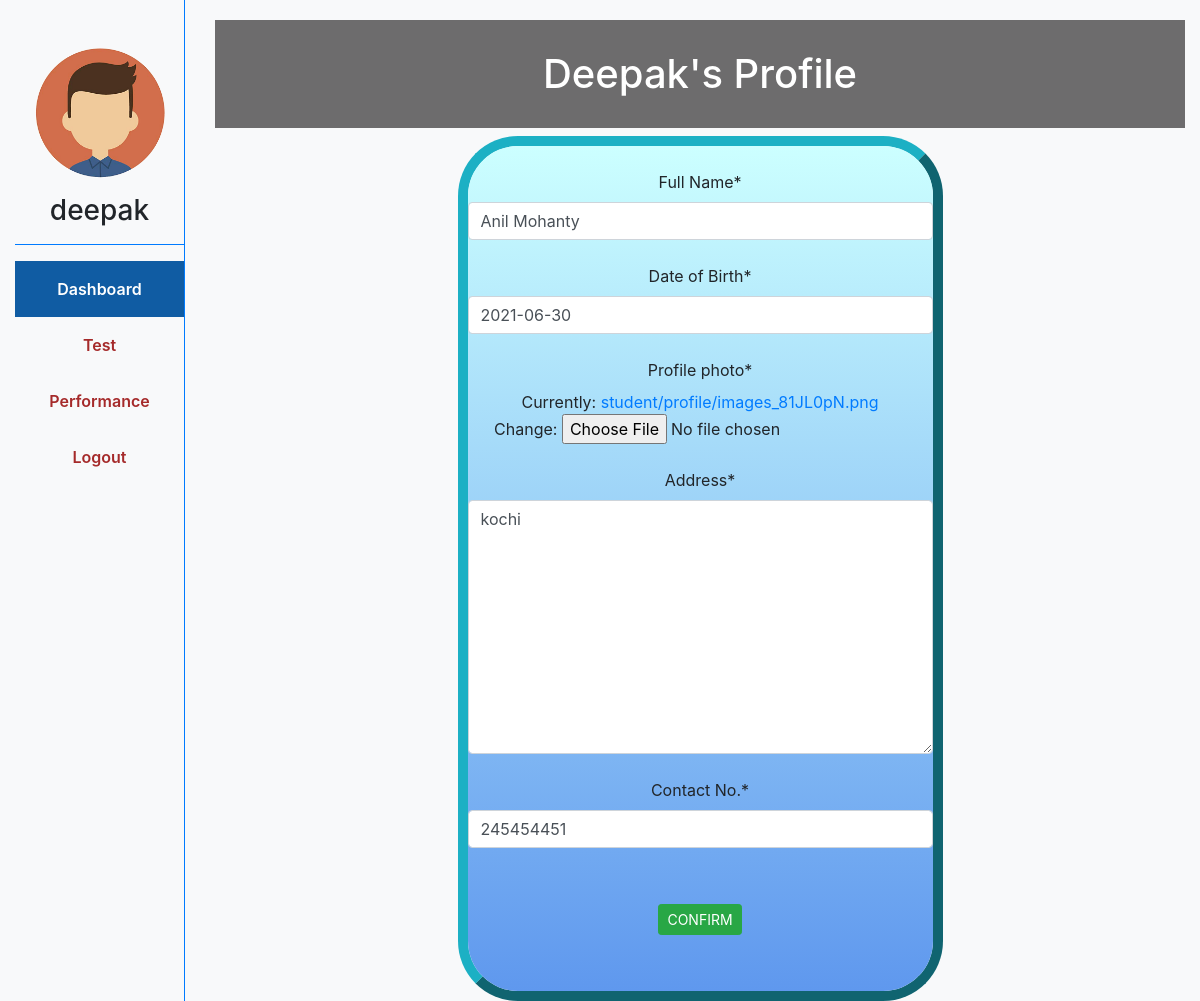
/student/edit/1/ (signed in), run on the app's committed database.
### student/models.py (models this page shows, shortened)
class Student(models.Model):
    full_name = models.CharField(max_length=50,null=True, blank=True)
    dob = models.DateField(null=True, blank=True)
    user = models.OneToOneField(User, on_delete=models.CASCADE)
    profile_photo = models.ImageField(upload_to='student/profile/', null=True, blank=True)
    address = models.CharField(max_length=50,null=True, blank=True)
    contactno = models.PositiveIntegerField(null=True, blank=True)

### main/models.py (models this page shows)
class User(AbstractUser):
    is_verified = models.BooleanField(default=False)
    is_teacher = models.BooleanField(default=False)
    is_student = models.BooleanField(default=False)

### student/views.py (the view, shortened to what this page needs)
# urls.py: path('edit/<int:id>/', edit_student, name='edit_student'),
@user_passes_test(lambda u: u.is_student and u.is_verified)
def edit_student(request, id):
    dashboard = 'active'
    stu = Student.objects.filter(user=request.user).first()
    object_ = Student.objects.filter(id=id).first()
    form = StudentForm(instance=object_)
    return render(request, 'student/studentprofile_update.html', locals())

### student/forms.py
class StudentForm(forms.ModelForm):
    full_name = forms.CharField(widget=forms.TextInput(attrs={'class':'form-control','placeholder':'Enter your Full Name'}),label='Full Name')
    dob = forms.DateField(widget=forms.DateInput(attrs={'class':'form-control','placeholder':'YYYY-MM-DD'}),label='Date of Birth')
    profile_photo = forms.ImageField()
    address = forms.CharField(widget=forms.Textarea(attrs={'class':'form-control','placeholder':'Enter your Address'}),label='Address')
    contactno = forms.IntegerField(widget=forms.TextInput(attrs={'class':'form-control','placeholder':'Enter Contact No.'}),label='Contact No.')
    class Meta:
        model = Student
        fields = ['full_name','dob', 'profile_photo','address', 'contactno']

### templates/student/studentprofile_update.html (shortened to what this page needs)
{% extends 'student/student_base.html' %}
{% load static %}
{% load crispy_forms_tags %}
{% block css %}
      <link rel="stylesheet" href="{% static 'teacher/css/teacher_base.css' %}">
    {% endblock css %}
{% block content %}
<div class="heading1">
    <h1>{{user.username|capfirst}}'s Profile</h1>
</div>
<center>
    <div style=" width: 50%; border: 10px outset rgb(28, 176, 196); border-radius: 60px;">
    <div style="background: linear-gradient(to bottom, #ccffff 0%, #5f98ee 100%);  border-radius: 50px;">
        <br>
        <form method="POST"  style="text-align: center;" enctype="multipart/form-data">
            {{form.full_name|as_crispy_field}}<br>
            {{form.dob|as_crispy_field}}<br>
            {{form.profile_photo|as_crispy_field}}<br>
            {{form.address|as_crispy_field}}<br>
            {{form.contactno|as_crispy_field}}<br>
            <br><center><button type='sumbit' class="btn btn-success btn-sm m-2">CONFIRM</button></center>
            <br><br>
        </form>
    </div>
    </div>
</center>
{% endblock %}

### templates/student/student_base.html (shortened to what this page needs)
<!DOCTYPE html>
{% load static %}
<html lang="en">
<head>
     <link rel="stylesheet" href="https://maxcdn.bootstrapcdn.com/bootstrap/4.0.0/css/bootstrap.min.css"
>
    {% block css %}{% endblock css %}
</head>
<body>
    <div class="container-fluid bg-light ">
        <div class="row">
            <div class="col-sm-2">
                <div class="border-right border-primary h-100">
                 <div class="text-center">
                    {% if stu.profile_photo %}
                        <img src='{{stu.profile_photo.url}}' alt="Profile Picture"  class="img-fluid rounded-circle mt-5" width="130px" height="130px">
                    {% else %}
                        No Image Found
                    {% endif %}
                  <h3 class="mt-3">{{user.username}}</h3>
                 </div>
                 <hr class="border-primary">
                 <nav class="nav flex-column text-center">
                    <a href="{% url 'student:profile' %}" class="nav-link {{dashboard}}">Dashboard</a>
                    <a href="{% url 'student:view_test' %}" class="nav-link {{ques}}">Test</a>
                    <a href="{% url 'student:student_performance' %}" class="nav-link {{perfomance}}">Performance</a>
                    <a href="{% url 'main:signout' %}" class="nav-link">Logout</a>
                 </nav>
                </div>
            </div>
            <div class="col-sm-10">
                {% block content %}
                {% endblock %}
            </div>
        </div>
    </div>
</body>
</html>

### static/teacher/css/teacher_base.css (style rules this page uses)
html, body { height: 100% }
.container-fluid { min-height: 100%; }
a.nav-link { color: Brown; font-weight: 600; line-height: 30pt; }
a.nav-link.active { color: white; background-color: rgb(16, 92, 163); }
.heading1 h1 { background-color: rgb(109, 108, 109); color: rgb(255, 255, 255); text-align: center; padding: 30px 30px; margin-top: 20px; }

### data on the page
Student: profile_photo (picture)
User: username "deepak", username "Deepak"
Student: full_name "Anil Mohanty", dob "2021-06-30", address "kochi", contactno "245454451"
